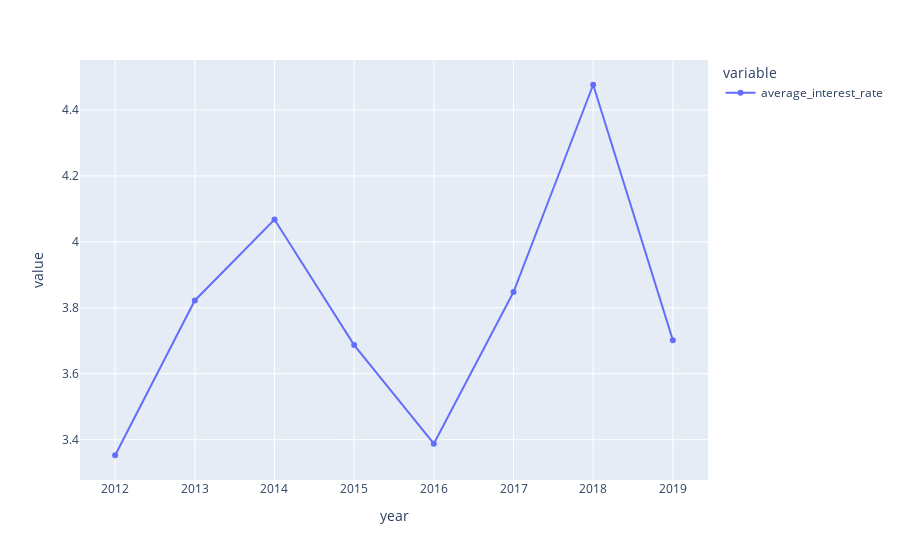

The code cell stored with this chart in its notebook:
### Code cell
pe.line(     data_frame=result,markers=True       )

### Figure 1 — Plotly figure (JSON) as saved in the notebook; plotly's stock layout.template omitted (floating-point values rounded to 4 significant figures)
{"data": [{"hovertemplate": "variable=average_interest_rate<br>year=%{x}<br>value=%{y}<extra></extra>", "legendgroup": "average_interest_rate", "line": {"color": "#636efa", "dash": "solid"}, "marker": {"symbol": "circle"}, "mode": "lines+markers", "name": "average_interest_rate", "orientation": "v", "showlegend": true, "type": "scatter", "x": [2012, 2013, 2014, 2015, 2016, 2017, 2018, 2019], "xaxis": "x", "y": [3.353, 3.822, 4.068, 3.687, 3.388, 3.848, 4.476, 3.702], "yaxis": "y"}], "layout": {"legend": {"title": {"text": "variable"}, "tracegroupgap": 0}, "margin": {"t": 60}, "xaxis": {"anchor": "y", "domain": [0, 1], "title": {"text": "year"}}, "yaxis": {"anchor": "x", "domain": [0, 1], "title": {"text": "value"}}}}
